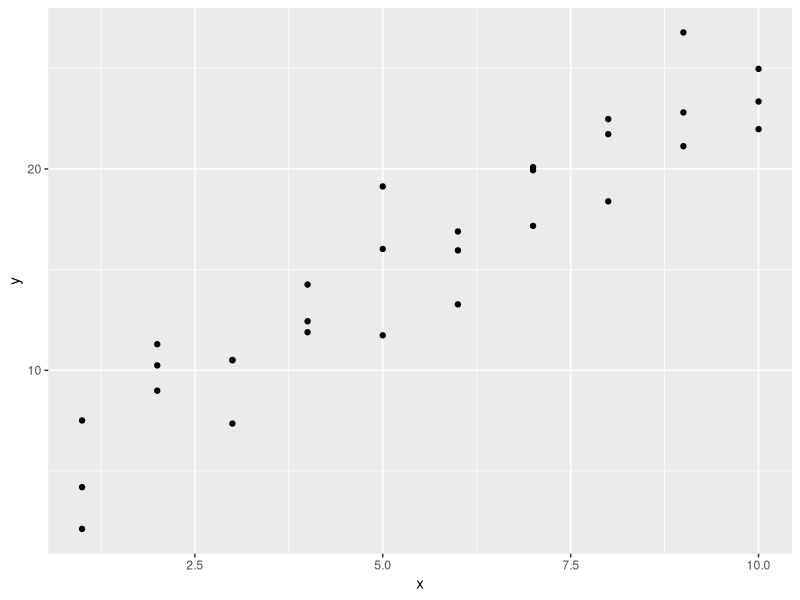
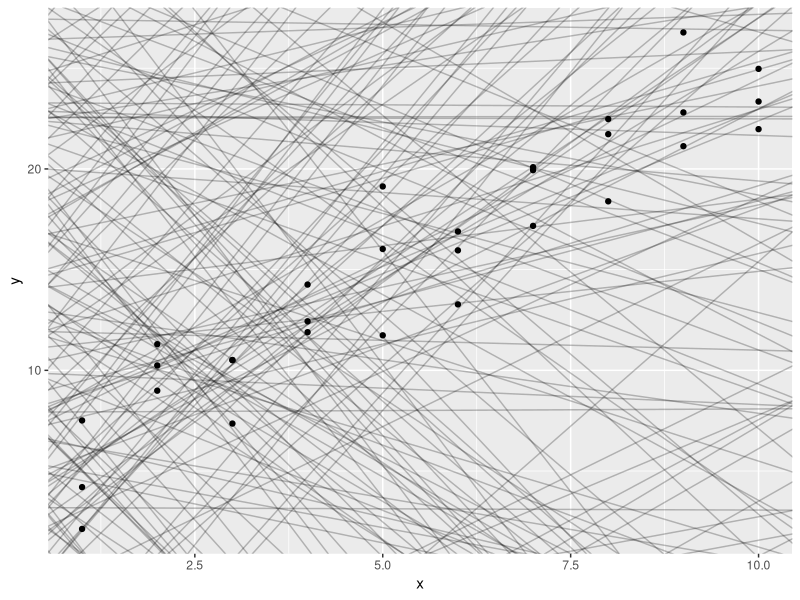
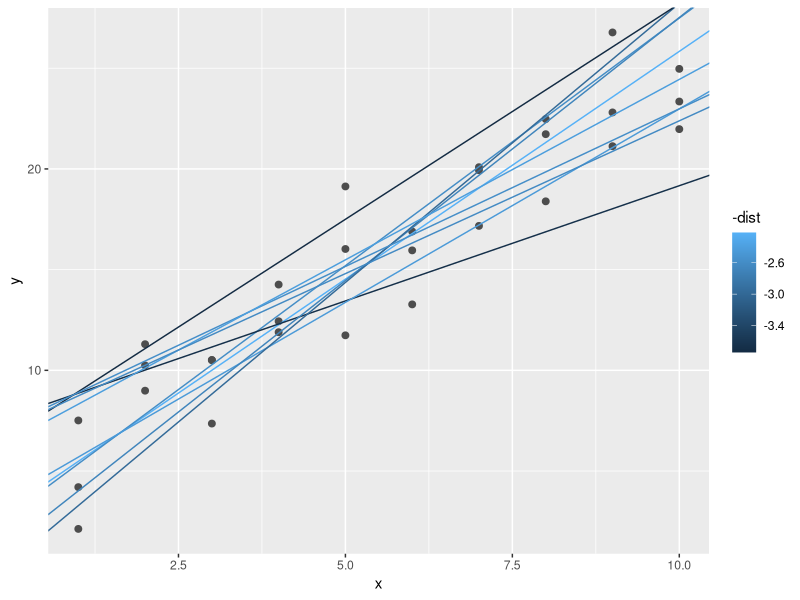
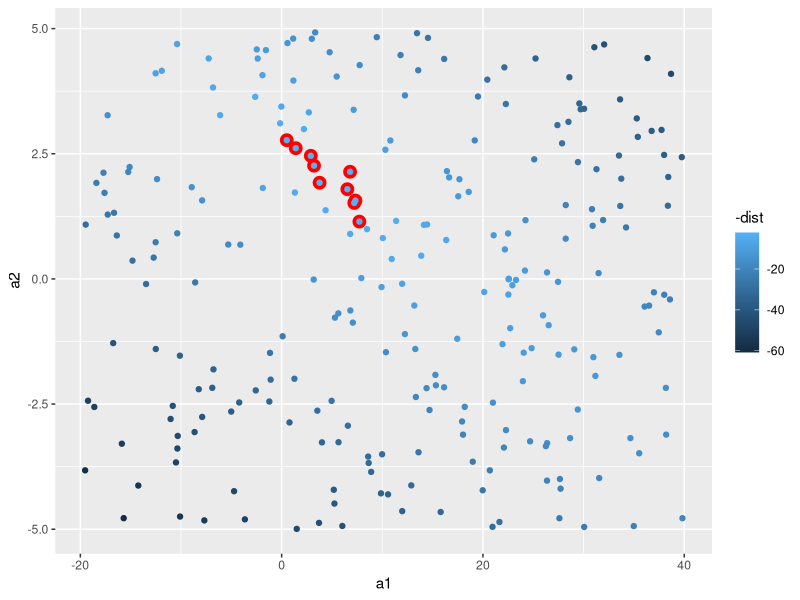
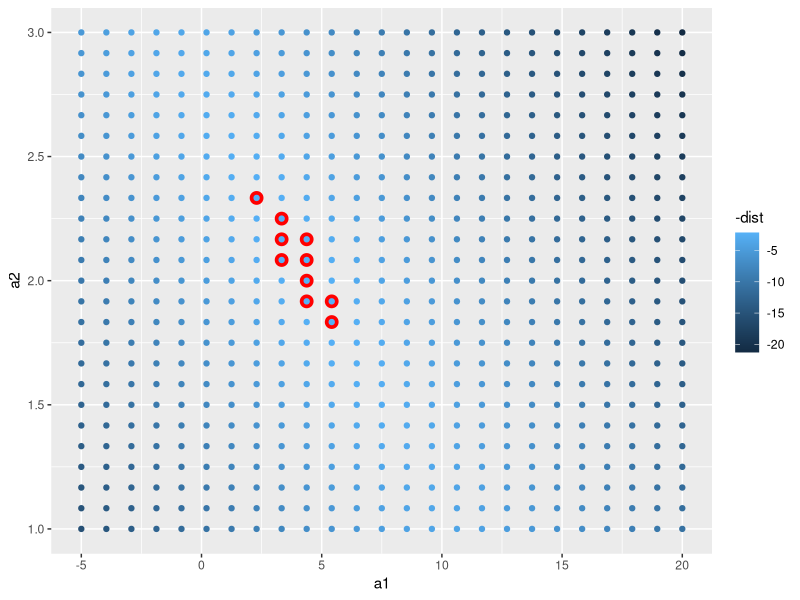
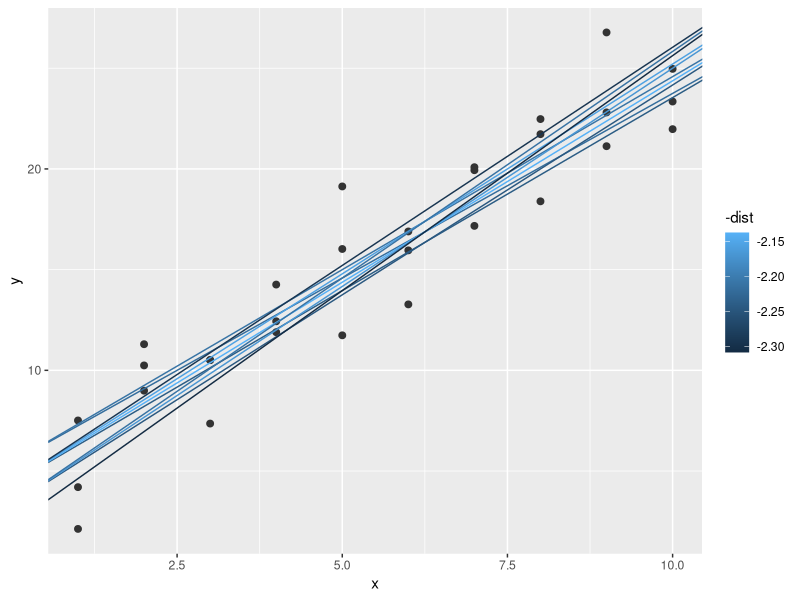
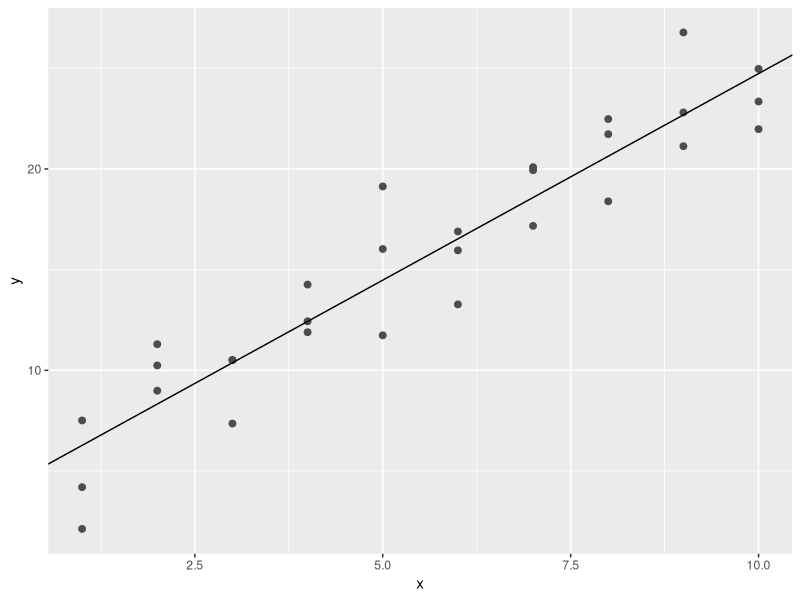
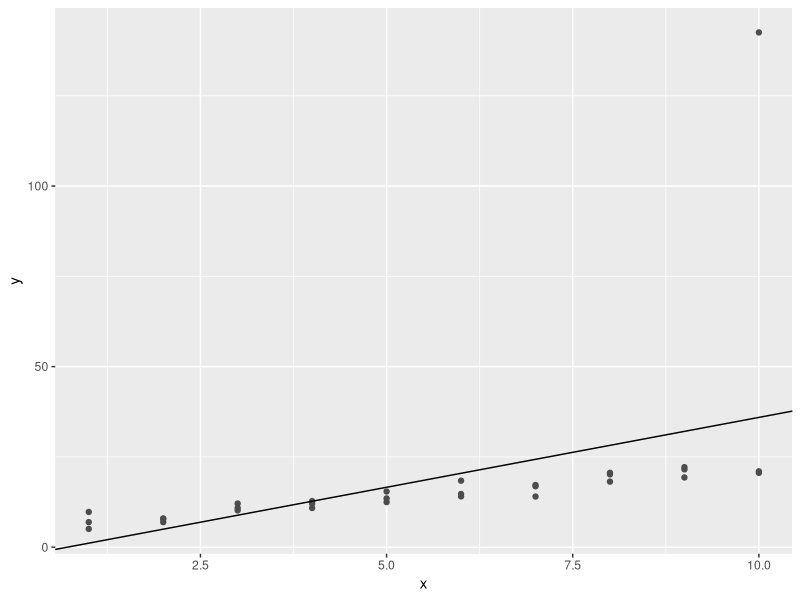

Here is the R script that generated these plots, in order:
## ---- chunk 1
library(tidyverse)
library(modelr)
library(ggplot2)

# We want to get a warning if there are any NA values when
# we run a function.
options(na.action = na.warn)
## ---- chunk 2
ggplot(sim1, aes(x, y)) +
  geom_point()
## ---- chunk 3
models <- tibble(
  a1 = runif(250, -20, 40),
  a2 = runif(250, -5, 5)
)

ggplot(sim1, aes(x, y)) +
  geom_abline(aes(intercept = a1, slope = a2), 
              data = models, 
              alpha = 1 / 4) +
  geom_point()
## ---- chunk 4
model1 <- function(a, data) {
  a[1] + a[2] * data$x
}

measure_distance <- function(mod, data) {
  diff <- data$y - model1(mod, data)
  sqrt(mean(diff^2))
}

sim1_dist <- function(a1, a2) {
  measure_distance(c(a1, a2), sim1)
}

models <- models %>%
  mutate(dist = purrr::map2_dbl(a1, a2, sim1_dist))
models
## ---- chunk 5
ggplot(sim1, aes(x, y)) +
  geom_point(size = 2, color = "grey30") +
  geom_abline(
    aes(intercept = a1, slope = a2, color = -dist),
    data = filter(models, rank(dist) <= 10)
  )
## ---- chunk 6
ggplot(models, aes(a1, a2)) +
  geom_point(data = filter(models, rank(dist) <= 10),
             size = 4, color = 'red') +
  geom_point(aes(color = -dist))
## ---- chunk 7
grid <- expand.grid(  # Creates a df from all combinations of
                      # parameters provided to it.
  a1 = seq(-5, 20, length = 25),
  a2 = seq(1, 3, length = 25)
  ) %>%
  mutate(dist = purrr::map2_dbl(a1, a2, sim1_dist))

grid %>%
  ggplot(aes(a1, a2)) +
  geom_point(data = filter(grid, rank(dist) <= 10),
             size = 4, color = "red") +
  geom_point(aes(color = -dist))
## ---- chunk 8
ggplot(sim1, aes(x, y)) +
  geom_point(size = 2, color = "grey20") +
  geom_abline(aes(intercept = a1, slope = a2, color = -dist),
              data = filter(grid, rank(dist) <= 10))
## ---- chunk 9
best <- optim(c(0, 0), # initial values for params to optimize over
              measure_distance, # function to calculate error
              data = sim1)
best$par
## ---- chunk 10
ggplot(sim1, aes(x, y)) +
  geom_point(size = 2, color = "grey30") +
  geom_abline(aes(intercept = best$par[1], slope = best$par[2]))
## ---- chunk 11
sim1_mod <- lm(y ~ x, data = sim1)
coef(sim1_mod)
## ---- chunk 12
x = rep(1:10, each = 3)
y = x * 1.5 + 6 + rt(length(x),  # rt generates t-style variates
                                 # with length given by param 1.
                     df = 2)     # Degrees of freedom.

# To simulate an unusual value, let's change the value of the end
# of the model to beyond 75th percentile + 3 * IQR. 
# Usually, 75th percentile + 1.5 * IQR is used to determine outliers.
y[[length(y)]] <- quantile(y)[[4]] + 15 * IQR(y)

sim1a <- tibble(
  x = x,
  y = y
)

sim1a_mod <- lm(y ~ x, data = sim1a)
ggplot(sim1a, aes(x, y)) +
  geom_point(color = "grey30") +
  geom_abline(aes(intercept = coef(sim1a_mod)[[1]],
                  slope = coef(sim1a_mod)[[2]]))
## ---- chunk 13
ggplot(sim1a, aes(x, y)) +
  geom_point(color = "grey30") +
  geom_abline(aes(intercept = coef(sim1a_mod)[[1]],
                  slope = coef(sim1a_mod)[[2]])) +
  coord_cartesian(ylim = c(-20, 40))
## ---- chunk 14
measure_distance <- function(mod, data) {
  diff <- data$y - model1(mod, data)
  mean(abs(diff))
}

best <- optim(c(0, 0), measure_distance, data = sim1a)

coef(sim1a)
ggplot(sim1a, aes(x, y)) +
  geom_point(color = "grey30", size = 2) +
  geom_abline(aes(intercept = best$par[1], 
                  slope = best$par[2]),
              color = "red") +
  geom_abline(aes(intercept = coef(sim1a_mod)[[1]],
                  slope = coef(sim1a_mod)[[2]]),
              color = "green")
## ---- chunk 15
model1 <- function(a, data) {
  a[1] + data$x * a[2] + a[3]
}
## ---- chunk 16
grid <- sim1 %>%
  data_grid(x)
grid
## ---- chunk 17
grid <- grid %>%
  add_predictions(sim1_mod) # adds predictions to a dataset by
                            # calculating y values at given x values.
grid
## ---- chunk 18
ggplot(sim1, aes(x)) +
  geom_point(aes(y = y)) +
  geom_line(aes(y = pred), data = grid, color = "red", size = 1)
## ---- chunk 19
sim1 <- sim1 %>%
  add_residuals(sim1_mod)
sim1
## ---- chunk 20
ggplot(sim1, aes(resid)) +
  geom_freqpoly(binwidth = 0.5)
## ---- chunk 21
ggplot(sim1, aes(x, resid)) +
  geom_ref_line(h = 0) + # draw thick horiz reference line at 0.
                         # v = 5 to draw vertical ref line at 5.
  geom_point()
## ---- chunk 22
# Restore sim1 to original condition by dropping resid
sim1 <- sim1 %>% select(x, y)

# Fit using loess
sim1_loess_mod <- loess(y ~ x, sim1)
sim1_loess_mod

grid <- sim1 %>%
  data_grid(x) %>%
  add_predictions(sim1_loess_mod)

ggplot(sim1, aes(x)) +
  geom_point(aes(y = y)) +
  geom_line(aes(y = pred), data = grid, color = "red", size = 2) +
  geom_smooth(aes(y = pred), data = grid, color = "green", size = 1)

sim1 <- sim1 %>%
  add_residuals(sim1_loess_mod)

sim1 %>%
  ggplot(aes(resid)) +
  geom_freqpoly(binwidth = 0.5)

ggplot(sim1, aes(x, resid)) +
  geom_ref_line(h = 0) +
  geom_point()
## ---- chunk 23
df <- tribble(
  ~y, ~x1, ~x2,
   4,   2,   5,
   5,   1,   6
)

model_matrix(df, y ~ x1)
## ---- chunk 24
model_matrix(df, y ~ x1 + x2)
## ---- chunk 25
df <- tribble(
  ~sex, ~response,
  "male",       1,
  "female",     2,
  "male",       1
)

model_matrix(df, response ~ sex)
## ---- chunk 26
ggplot(sim2) +
  geom_point(aes(x, y))
## ---- chunk 27
mod2 <- lm(y ~ x, data = sim2)

grid <- sim2 %>%
  data_grid(x) %>%
  add_predictions(mod2)
grid
## ---- chunk 28
ggplot(sim2, aes(x)) +
  geom_point(aes(y = y)) +
  geom_point(data = grid, aes(y = pred), color = "red", size = 4)
## ---- chunk 29
# This raises an error:
# factor x has new level e
#
# tibble(x = "e") %>%
#  add_predictions(mod2)
## ---- chunk 30
ggplot(sim3, aes(x1, y)) +
  geom_point(aes(color = x2))
## ---- chunk 31
mod1 <- lm(y ~ x1 + x2, data = sim3)
mod2 <- lm(y ~ x1 * x2, data = sim3)
## ---- chunk 32
grid <- sim3 %>%
  data_grid(x1, x2) %>%
  gather_predictions(mod1, mod2)
grid
## ---- chunk 33
ggplot(sim3, aes(x1, color = x2)) +
  geom_point(aes(y = y), size = 2) +
  geom_line(data = grid, aes(y = pred)) +
  facet_wrap(~ model)
## ---- chunk 34
sim3 <- sim3 %>%
  gather_residuals(mod1, mod2)

ggplot(sim3, aes(x1, resid, color = x2)) +
  geom_point() +
  facet_grid(model ~ x2)
## ---- chunk 35
mod1 <- lm(y ~ x1 + x2, data = sim4)
mod2 <- lm(y ~ x1 * x2, data = sim4)

sim4

grid <- sim4 %>%
  data_grid(
    x1 = seq_range(x1, n = 5), # generate a sequence over the range
                               # of x1. The output will be 5 values.
                               # The ends of the range are included.
                               # pretty = TRUE to generate a sequence
                               # pleasing to the eye.
    x2 = seq_range(x2, n = 5)
  ) %>%
  gather_predictions(mod1, mod2)
grid
## ---- chunk 36
seq_range(c(0.0123, 0.923423), n = 5)
seq_range(c(0.0123, 0.923423), n = 5, pretty = TRUE)
## ---- chunk 37
x1 <- rcauchy(100)
seq_range(x1, n = 5)
seq_range(x1, n = 5, trim = 0.10)
seq_range(x1, n = 5, trim = 0.25)
seq_range(x1, n = 5, trim = 0.50)
## ---- chunk 38
x2 <- c(0, 1)
seq_range(x2, n = 5)
seq_range(x2, n = 5, expand = 0.10)
seq_range(x2, n = 5, expand = 0.25)
seq_range(x2, n = 5, expand = 0.50)
## ---- chunk 39
ggplot(grid, aes(x1, x2)) +
  geom_tile(aes(fill = pred)) +
  facet_wrap(~ model)
## ---- chunk 40
ggplot(grid, aes(x1, pred, color = x2,
                 group = x2)) + # group by the bucketized values of x2
  geom_line() +
  facet_wrap(~ model)

ggplot(grid, aes(x2, pred, color = x1, group = x1)) +
  geom_line() +
  facet_wrap(~ model)
## ---- chunk 41
df <- tribble(
  ~x,   ~y,
   1,    1,
   2,    2,
   3,    3
)
model_matrix(df, y ~ x^2 + x)
model_matrix(df, y ~ I(x^2) + x)
## ---- chunk 42
model_matrix(df, y ~ poly(x, 2))
## ---- chunk 43
library(splines)
model_matrix(df, y ~ ns(x, 2))
## ---- chunk 44
sim5 <- tibble(
  x = seq(0, 3.5 * pi, length = 50),
  y = 4 * sin(x) + rnorm(length(x))
)

ggplot(sim5, aes(x, y)) +
  geom_point()
## ---- chunk 45
mod1 <- lm(y ~ ns(x, 1), data = sim5)
mod2 <- lm(y ~ ns(x, 2), data = sim5)
mod3 <- lm(y ~ ns(x, 3), data = sim5)
mod4 <- lm(y ~ ns(x, 4), data = sim5)
mod5 <- lm(y ~ ns(x, 5), data = sim5)

grid <- sim5 %>%
  data_grid(x = seq_range(x, n = 50, expand = 0.1)) %>%
  gather_predictions(mod1, mod2, mod3, mod4, mod5, .pred = "y")

ggplot(sim5, aes(x, y)) +
  geom_point() +
  geom_line(data = grid, color = "red") +
  facet_wrap(~ model)
## ---- chunk 46
mod1 <- lm(y ~ x, data = sim2)
mod2 <- lm(y ~ x - 1, data = sim2)

grid <- sim2 %>%
  data_grid(x) %>%
  gather_predictions(mod1, mod2)

ggplot(sim2, aes(x)) +
  geom_point(aes(y = y)) +
  geom_point(data = grid, aes(y = pred), color = "red", size = 4) +
  facet_wrap(~ model)
## ---- chunk 47
sim3
mod1 <- lm(y ~ x1 + x2, data = sim3)
mod2 <- lm(y ~ x1 * x2, data = sim3)
model_matrix(sim3, y ~ x1 + x2)
model_matrix(sim3, y ~ x1 * x2)
## ---- chunk 48
sim4

mod1 <- lm(y ~ x1 + x2, sim4)
mod2 <- lm(y ~ x1 * x2, sim4)

grid <- sim4 %>%
  select(x1, x2) %>%
  gather_predictions(mod1, mod2)

grid['pred_minus_actual'] = abs(grid$pred - sim4$y)
grid

ggplot(grid, aes(x1, x2)) +
  geom_tile(aes(fill = pred_minus_actual)) +
  facet_wrap(~ model)
## ---- chunk 49
grid %>%
  select(model, pred_minus_actual) %>%
  group_by(model) %>%
  summarize(sum_pred_minus_actual = sum(pred_minus_actual))
